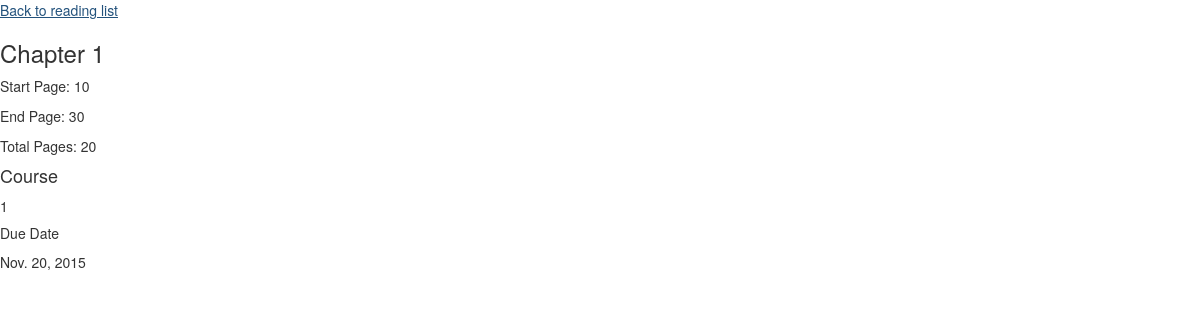
The page /item/7/ on the database its author committed.
### inventory/models.py (models this page shows, shortened)
class Item(models.Model):
	title = models.CharField(max_length=200)
	startPage = models.IntegerField()
	endPage = models.IntegerField()
	course = models.CharField(max_length=200)
	dueDate = models.DateField()

### inventory/views.py (the view)
# urls.py: url(r'^item/(?P<id>\d+)/', views.item_detail, name='item_detail'),
def item_detail(request, id):
	try:
		item = Item.objects.get(id=id)
	except Item.DoesNotExist:
		raise Http404('This item does not exist')
	return render(request, 'inventory/item_detail.html', {
		'item': item,
	})

### firstdjango/templates/inventory/item_detail.html
{% extends "base.html" %}
{% load mathfilters %}
{% block content %}
	<a href="{% url 'index' %}">Back to reading list</a>
	<h3>{{ item.title|capfirst }}</h3>
	<p> Start Page: {{ item.startPage }} </p>
	<p> End Page: {{ item.endPage }}</p>
	<p> Total Pages: {{item.endPage|sub:item.startPage}}</p>
	<h4> Course </h4>
	<p> {{ item.course }}</p>
	<h5> Due Date</h5>
	<p>{{ item.dueDate }}
{% endblock %}

### rows shown on the page
Item: title "Chapter 1", startPage "10", endPage "30", endPage|sub "20", course "1", dueDate "Nov. 20, 2015"
